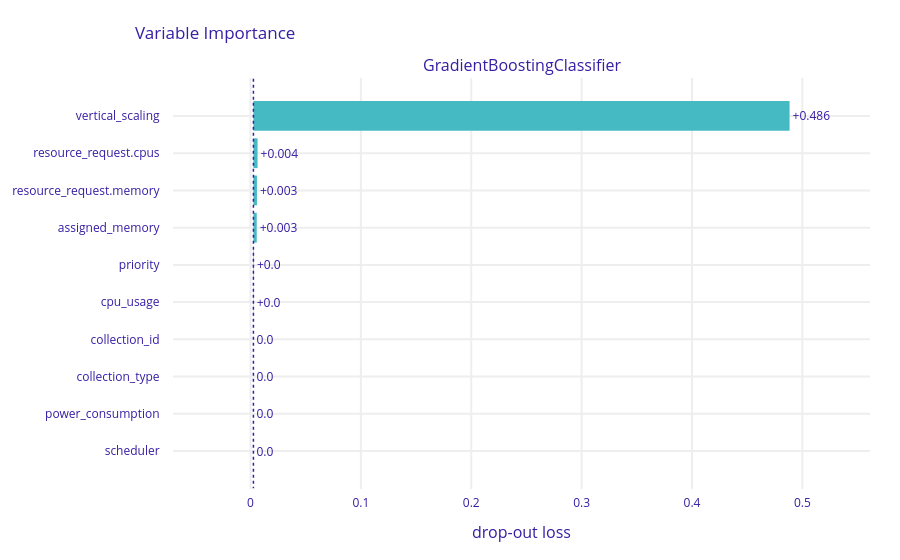

The notebook cell saved with this chart:
### Code cell
explanation_GB_train = exp_GB_train.model_parts()
explanation_GB_train.result
explanation_GB_train.plot()

### Figure 1 — Plotly figure (JSON) as saved in the notebook; plotly's stock layout.template omitted (floating-point values rounded to 4 significant figures)
{"data": [{"base": 0.002617, "hoverinfo": "text", "hoverlabel": {"bgcolor": "rgba(0, 0, 0, 0.8)"}, "hovertext": ["Model: GradientBoostingClassifier loss after<br>variable: vertical_scaling is permuted: 0.488<br>Drop-out loss change: +0.486", "Model: GradientBoostingClassifier loss after<br>variable: resource_request.cpus is permuted: 0.006<br>Drop-out loss change: +0.004", "Model: GradientBoostingClassifier loss after<br>variable: resource_request.memory is permuted: 0.006<br>Drop-out loss change: +0.003", "Model: GradientBoostingClassifier loss after<br>variable: assigned_memory is permuted: 0.006<br>Drop-out loss change: +0.003", "Model: GradientBoostingClassifier loss after<br>variable: priority is permuted: 0.003<br>Drop-out loss change: +0.0", "Model: GradientBoostingClassifier loss after<br>variable: cpu_usage is permuted: 0.003<br>Drop-out loss change: +0.0", "Model: GradientBoostingClassifier loss after<br>variable: collection_id is permuted: 0.003<br>Drop-out loss change: -0.0", "Model: GradientBoostingClassifier loss after<br>variable: collection_type is permuted: 0.003<br>Drop-out loss change: -0.0", "Model: GradientBoostingClassifier loss after<br>variable: power_consumption is permuted: 0.003<br>Drop-out loss change: -0.0", "Model: GradientBoostingClassifier loss after<br>variable: scheduler is permuted: 0.003<br>Drop-out loss change: -0.0"], "marker": {"color": "#46bac2"}, "orientation": "h", "showlegend": false, "text": ["+0.486", "+0.004", "+0.003", "+0.003", "+0.0", "+0.0", "0.0", "0.0", "0.0", "0.0"], "textposition": "outside", "type": "bar", "x": [0.4858, 0.003746, 0.003195, 0.003007, 0.0004206, 0.0002232, 0, 0, 0, 0], "xaxis": "x", "y": ["vertical_scaling", "resource_request.cpus", "resource_request.memory", "assigned_memory", "priority", "cpu_usage", "collection_id", "collection_type", "power_consumption", "scheduler"], "yaxis": "y"}], "layout": {"annotations": [{"font": {"size": 16}, "showarrow": false, "text": "GradientBoostingClassifier", "x": 0.5, "xanchor": "center", "xref": "paper", "y": 1, "yanchor": "bottom", "yref": "paper"}, {"font": {"size": 16}, "showarrow": false, "text": "drop-out loss", "x": 0.5, "xanchor": "center", "xref": "paper", "y": 0, "yanchor": "top", "yref": "paper", "yshift": -30}], "autosize": true, "font": {"color": "#371ea3"}, "margin": {"b": 71, "r": 30, "t": 78}, "shapes": [{"line": {"color": "#371ea3", "dash": "dot", "width": 1.5}, "type": "line", "x0": 0.002617, "x1": 0.002617, "xref": "x", "y0": -1, "y1": 10, "yref": "y"}], "title": {"text": "Variable Importance", "x": 0.15}, "xaxis": {"anchor": "y", "automargin": true, "domain": [0, 1], "fixedrange": true, "gridwidth": 2, "range": [-0.07026, 0.5613], "tickcolor": "white", "ticklen": 3, "ticks": "outside", "type": "linear", "zeroline": false}, "yaxis": {"anchor": "x", "automargin": true, "autorange": true, "domain": [0, 1], "fixedrange": true, "gridwidth": 2, "range": [10.04, -1.035], "tickcolor": "white", "ticklen": 10, "ticks": "outside", "type": "category"}}}
